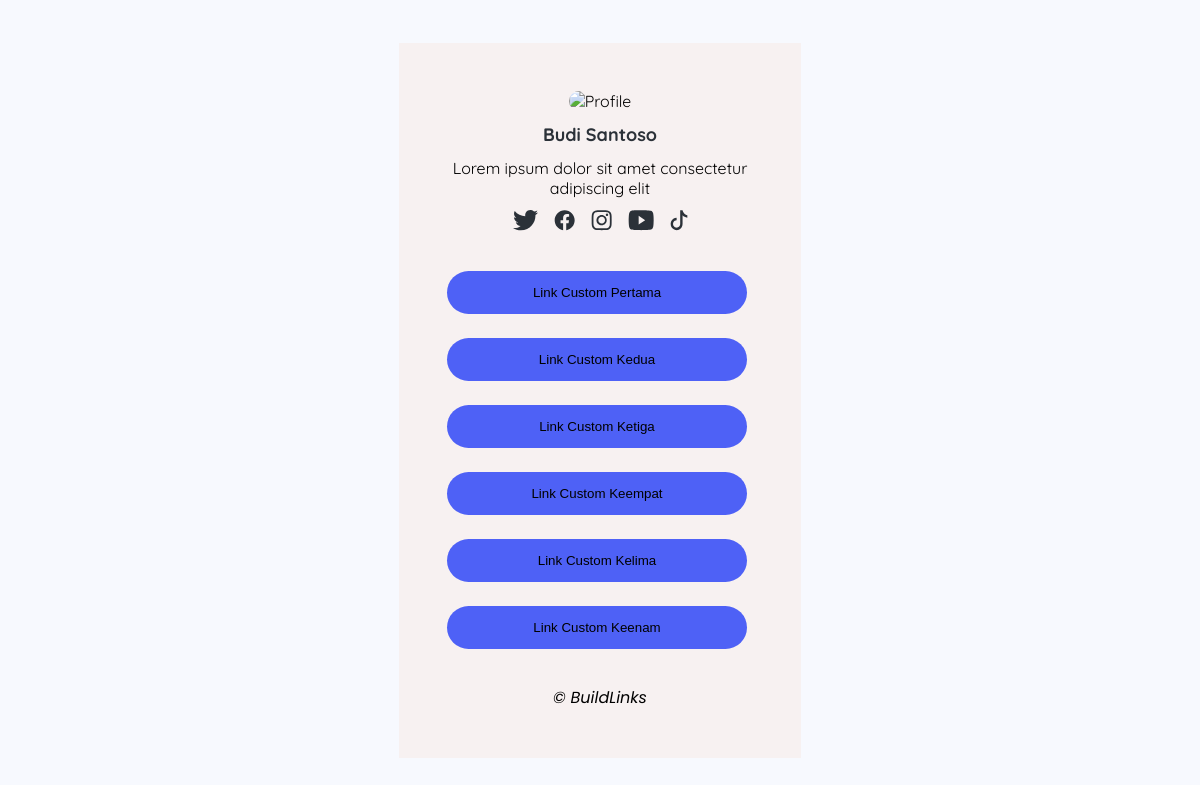
Page /bio/biolinks.php?username=budi on the committed database.
### tables this page shows
CREATE TABLE `profile` (
  `id` int(11) NOT NULL,
  `image` varchar(255) DEFAULT NULL,
  `name` varchar(255) DEFAULT NULL,
  `bio` varchar(255) DEFAULT NULL,
  `sosial_links` longtext DEFAULT NULL CHECK (json_valid(`sosial_links`)),
  `other_links` longtext DEFAULT NULL CHECK (json_valid(`other_links`)),
  `user_id` int(11) NOT NULL,
  `created_at` datetime DEFAULT current_timestamp(),
  `deleted_at` datetime DEFAULT NULL
);

### database.php (called while the page is built, shortened)
<?php
$host           = '127.0.0.1';
$dbname         = 'biolinks';
$username       = 'root';
$password       = '';
try {
    $pdo = new PDO("mysql:host=$host;dbname=$dbname;charset=utf8mb4", $username, $password);
    $pdo->setAttribute(PDO::ATTR_ERRMODE, PDO::ERRMODE_EXCEPTION);
} catch (PDOException $e) {
    die("Koneksi ke database gagal: " . $e->getMessage());
}
function view_profile($userName) {
    global $pdo;
    try {
        $query = "
        SELECT
            p.image,
            p.name,
            p.bio,
            p.sosial_links,
            p.other_links
        FROM
            Profile p
        JOIN
            User u
        ON
            p.user_id = u.id
        WHERE
            u.username = :username
        AND
            u.deleted_at IS NULL
        ";
        $stmt = $pdo->prepare($query);
        $stmt->bindParam(':username', $userName, PDO::PARAM_STR);
        $stmt->execute();
        $profile = $stmt->fetch(PDO::FETCH_ASSOC);
        if ($profile) {
            $sosialLinks = !empty($profile['sosial_links']) ? json_decode($profile['sosial_links'], true) : [];
            $otherLinks = !empty($profile['other_links']) ? json_decode($profile['other_links'], true) : [];
            return [
                'image' => $profile['image'],
                'name' => $profile['name'],
                'bio' => $profile['bio'],
                'sosial_links' => [
                    'twitter' => $sosialLinks['twitter'] ?? '',
                    'facebook' => $sosialLinks['facebook'] ?? '',
                    'instagram' => $sosialLinks['instagram'] ?? '',
                    'youtube' => $sosialLinks['youtube'] ?? '',
                    'tiktok' => $sosialLinks['tiktok'] ?? ''
                ],
                'other_links' => $otherLinks
            ];
        } else {
            return null;
        }
    } catch (PDOException $e) {
        error_log("Database error: " . $e->getMessage());
        return null;
    }
}

### bio/biolinks.php (the view, shortened to what this page needs)
<?php
require_once '../database.php';
$username = $_GET['username'];
$profile = view_profile($username);
if ($profile) {
    $image      = $profile['image'];
    $name       = $profile['name'];
    $bio        = $profile['bio'];
    $twitter    = $profile['sosial_links']['twitter'];
    $facebook   = $profile['sosial_links']['facebook'];
    $instagram  = $profile['sosial_links']['instagram'];
    $youtube    = $profile['sosial_links']['youtube'];
    $tiktok     = $profile['sosial_links']['tiktok'];
    $links = $profile['other_links'];
} else {
    header('Location: 404.php');
    exit;
}
?>
<!DOCTYPE html>
<html lang="en">
<head>
    <link rel="stylesheet" href="../assets/css/style.css">
</head>
<body>
    <div class="container">
        <div class="profile">
            <div class="profile-img">
                <img src="<?php echo $image ?>" alt="Profile">
            </div>
            <h1><?php echo $name; ?></h1>
            <p><?php echo $bio; ?></p>
            <div class="social-media">
                <a href="<?php echo $twitter; ?>">
                </a>
                <a href="<?php echo $facebook; ?>">
                </a>
                <a href="<?php echo $instagram; ?>">
                </a>
                <a href="<?php echo $youtube; ?>">
                </a>
                <a href="<?php echo $tiktok; ?>">
                </a>
            </div>
        </div>
        <div class="links">
            <?php foreach($links as $link){ ?>
            <a href="<?php echo $link['url']; ?>"><button class="link"><?php echo $link['name']; ?></button></a>
            <?php } ?>
        </div>
        <div class="footer">
            <p>© BuildLinks</p>
        </div>
    </div>
</body>
</html>

### assets/css/style.css (style rules this page uses)
:root { --color1: #476ef9; --color2: #659aff; --color3: #d547f9; --color4: #2b3138; --color5: #f7f1f1; --color6: #f7f9fe; --font1: "Quicksand", sans-serif; --font2: "Poppins", sans-serif; --spacing-1: 4px; --spacing-2: 8px; --spacing-3: 12px; --spacing-4: 16px; --spacing-5: 20px; --spacing-6: 24px; }
* { margin: 0; padding: 0; box-sizing: border-box; }
html, body { height: 100%; }
body { background-color: var(--color6); font-family: var(--font1); display: flex; flex-direction: column; justify-content: center; align-items: center; }
.icon { fill: var(--color4); cursor: pointer; }
h1 { font-family: var(--font1); font-size: 18px; font-style: normal; font-weight: 700; }
.container { width: 402px; padding: var(--spacing-6); background-color: var(--color5); }
.container .profile { display: flex; flex-direction: column; justify-content: center; align-items: center; padding: 24px var(--spacing-6, 24px); gap: var(--spacing-3, 12px); }
.container .profile .profile-img img { width: 150px; height: 150px; border-radius: 25px; }
.container .profile h1 { max-width: 300px; color: var(--color4); }
.container .profile p { max-width: 300px; text-align: center; }
.container .profile .social-media { display: flex; gap: var(--spacing-4); }
.container .links { display: flex; padding: var(--spacing-3) var(--spacing-6); flex-direction: column; align-items: flex-start; gap: var(--spacing-6); }
.container .links a { text-decoration: none; }
.container .links a .link { cursor: pointer; border-style: none; width: 300px; padding: 14px 20px; border-radius: var(--spacing-6); background: var(--Primary-500, #4e61f6); }
.container .footer { font-family: var(--font2); font-size: 16px; font-style: italic; font-weight: 400; display: flex; justify-content: center; align-items: center; gap: var(--spacing-3); padding: var(--spacing-6); }

### rows in the picture
profile: name "Budi Santoso", bio "Lorem ipsum dolor sit amet consectetur adipiscing elit"

### other values in the picture
$link['name'] "Link Custom Pertama"
$link['name'] "Link Custom Kedua"
$link['name'] "Link Custom Ketiga"
$link['name'] "Link Custom Keempat"
$link['name'] "Link Custom Kelima"
$link['name'] "Link Custom Keenam"
